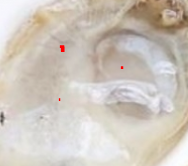
#> input picture oysterRed.PNG, 188 x 166 px, found by its file name
$ python oyster.py
#> lines starting #> are read from the running program, lines starting #| are printed output that depends on the picture; after the words box and inside, x2 and y2 are one past the last pixel; in counts of white or black regions, pixels touching at a corner belong together
# -*- coding: utf-8 -*-
"""
Created on Tue Jul 28 14:16:24 2020

@author: renny
"""

# import the necessary packages
import numpy as np
#import argparse
import imutils
import cv2
image = cv2.imread('oysterRed.png')
#> image is the input picture: shape (166, 188, 3); mean B, G, R 188.8, 198, 206.1
#lower = np.array([0, 0, 0])
#upper = np.array([15, 15, 15])
lower = np.array([0, 0, 255])
upper = np.array([0, 0, 255])
shapeMask = cv2.inRange(image, lower, upper)
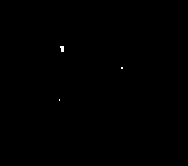
#> shapeMask: shape (166, 188); 0.08% white; 3 white regions (2 under 20 px), largest, box (x1, y1, x2, y2) and area: (60, 46, 64, 52) 20
# find the contours in the mask
cnts = cv2.findContours(shapeMask.copy(), cv2.RETR_EXTERNAL,
	cv2.CHAIN_APPROX_SIMPLE)
#> cnts = 3 contours, all with area under 20
cnts = imutils.grab_contours(cnts)
print("I found {} red shapes".format(len(cnts)))
#| I found 3 red shapes
cv2.imshow("Mask", shapeMask)
# loop over the contours
for c in cnts:
	# draw the contour and show it
	cv2.drawContours(image, [c], -1, (0, 255, 0), 2)
	cv2.imshow("Image", image)
#> this loop made 3 passes
#> c on passes 1 to 2: [[59, 99], [59, 100]], [[121, 67], [121, 68], [122, 68], [122, 67]]
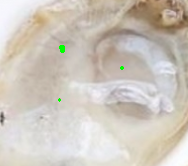
#> image: shape (166, 188, 3); 0.19% of pixels changed, all inside (x1, y1, x2, y2) = (58, 45, 124, 102)
cv2.waitKey(0)
